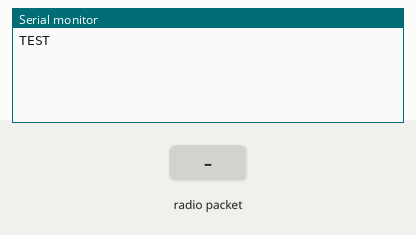
Bench run of a sketch on a simulated Arduino Uno, built with avr-gcc and run on an emulated ATmega328P. Parts: the last lines printed to the serial monitor. Inputs (shaded band) come from the test bench. No radio packets arrive unless stated.

Above: at 2.2 s.
2.3 s: radio packet "1" arrives
At 3.2 s:
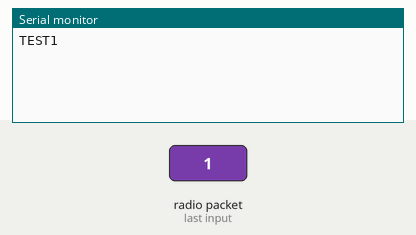
3.8 s: radio packet "0" arrives
At 4.3 s:
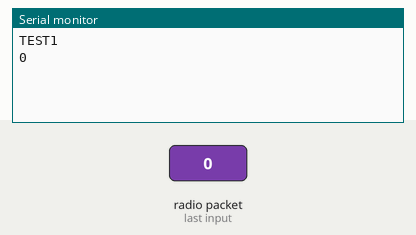
5.3 s: radio packet "2" arrives
At 6.7 s:
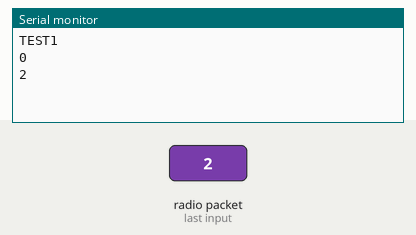

Measured:
- after the input at 2.3 s, the serial monitor: prints a new line at once (image 1)
- after the input at 3.8 s, the serial monitor: prints a new line at once (image 2)
- after the input at 5.3 s, the serial monitor: prints a new line at once (image 3)

The sketch:

NRF24-receiver.ino
```cpp
#include <SPI.h>
#include <nRF24L01.h>
#include <RF24.h>
#include<SoftwareSerial.h>
SoftwareSerial pic(2,3);

RF24 radio(7,8);

const int buzzer = 2;
const byte address[6] = "00000";

void setup() {
  pic.begin(9600);
  Serial.begin(9600);
  radio.begin();
  radio.openReadingPipe(0,address);
  radio.setPALevel(RF24_PA_MAX);
  radio.setDataRate(RF24_250KBPS);
  radio.startListening();
  Serial.print("TEST");
  delay(1000);
}

void loop() {

  char text[32] = "";

  if (radio.available()) {
    radio.read(&text, sizeof(text));
    String transData = String(text);
    pic.print(text);
    Serial.println(text);
  }
//  Serial.println(text);
}
```
